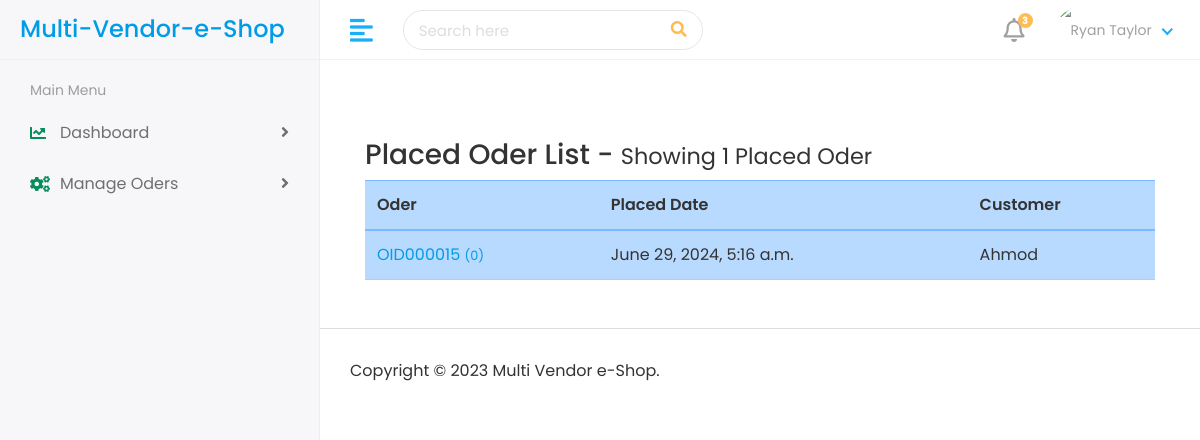
Page /admin-panel/placed-oder-list/ (signed in) on the committed database.
### products/models.py (models this page shows, shortened)
class PlacedOder(models.Model):
    STATUS = [
        ("Oder Recived", "Oder Recived"),
        ("Oder Packed", "Oder Packed"),
        ("Oder OnTheWay", "Oder OnTheWay"),
        ("Oder Shipped", "Oder Shipped"),
    ]
    user = models.ForeignKey("accounts.CustomUser", on_delete=models.CASCADE)
    shipping_address = models.ForeignKey(
        CustomerAddress, on_delete=models.DO_NOTHING, related_name="shipping_address"
    )
    sub_total_price = models.FloatField(blank=True, null=True)
    status = models.CharField(max_length=50, choices=STATUS, default="Oder Recived")
    paid = models.BooleanField(default=False)
    placed_date = models.DateTimeField(auto_now_add=True)
    order_number = models.CharField(max_length=12, blank=True, null=True)

### accounts/models.py (models this page shows, shortened)
class CustomUser(AbstractBaseUser, PermissionsMixin):
    USER_ROLE = [
        ('1', 'Customer'),
        ('2', 'Editor'),
        ('3', 'Vendor'),
    ]
    email = models.EmailField(unique=True)
    first_name = models.CharField(max_length=30)
    last_name = models.CharField(max_length=30)
    mobile = models.PositiveIntegerField()
    user_role = models.CharField(choices=USER_ROLE, default=1, max_length=20)
    date_joined = models.DateTimeField(default=timezone.now)
    is_active = models.BooleanField(default=True)
    is_staff = models.BooleanField(default=True)
    objects = CustomUserManager()
    USERNAME_FIELD = 'email'
    REQUIRED_FIELDS = ['first_name', 'last_name','mobile']

### AdminPanel/views.py (the view)
# urls.py: path('admin-panel/placed-oder-list/', views.show_placed_oder_list, name='show_placed_oder_list'),
@login_required(login_url='user_login')
def show_placed_oder_list(request):
    placed_oder_list = PlacedOder.objects.all()
    context={
        'placed_oder_list':placed_oder_list
    }
    return render(request, 'admin-panel/placed-oder-list.html', context)

### templates/admin-panel/placed-oder-list.html (shortened to what this page needs)
{% extends "admin-panel/admin-base.html" %}
{% load static %}
{% block admin-body %}
<div class="container my-5">
    <div class="head-area">
        <h3>Placed Oder List - <small>Showing {{placed_oder_list|length}} Placed Oder</small></h3>
    </div>
    <div class="table-responsive">
        <table class="table table-primary">
            <thead>
                <tr>
                    <th scope="col">Oder</th>
                    <th scope="col">Placed Date</th>
                    <th scope="col">Customer</th>
                </tr>
            </thead>
            <tbody>
                {% for oder in placed_oder_list %}
                    <tr class="">
                        <td scope="row"><a href="{% url 'show_placed_oder_item_list' oder.id %}">{{oder.order_number}} <small>({{oder.order_items.count}})</small></a></td>
                        <td>{{oder.placed_date}}</td>
                        <td>{{oder.user.first_name}}</td>
                    </tr>
                {% endfor %}
            </tbody>
        </table>
    </div>
</div>
{% endblock admin-body %}

### static/admin-panel/assets/css/style.css (style rules this page uses)
html { height: 100%; }
body { background-color: #fff; color: #333; font-family: 'Poppins', sans-serif; font-size: 1rem; height: 100%; line-height: 1.5; overflow-x: hidden; }
h1, h2, h3, h4, h5, h6 { font-family: 'Poppins', sans-serif; margin-top: 0; }
a { color: #009ce7; }
input, button, a { transition: all 0.4s ease; -moz-transition: all 0.4s ease; -o-transition: all 0.4s ease; -ms-transition: all 0.4s ease; -webkit-transition: all 0.4s ease; }
.table { color: #333; max-width: 100%; margin-bottom: 0; width: 100%; }
.table thead tr th { font-weight: 600; }
.table tbody tr { border-bottom: 1px solid rgba(0, 0, 0, 0.05); }

### rows in the picture
PlacedOder: order_number "OID000015", order_items.count "0", placed_date "June 29, 2024, 5:16 a.m.", user.first_name "Ahmod"

### other values in the picture
{{ placed_oder_list|length }} "1"
